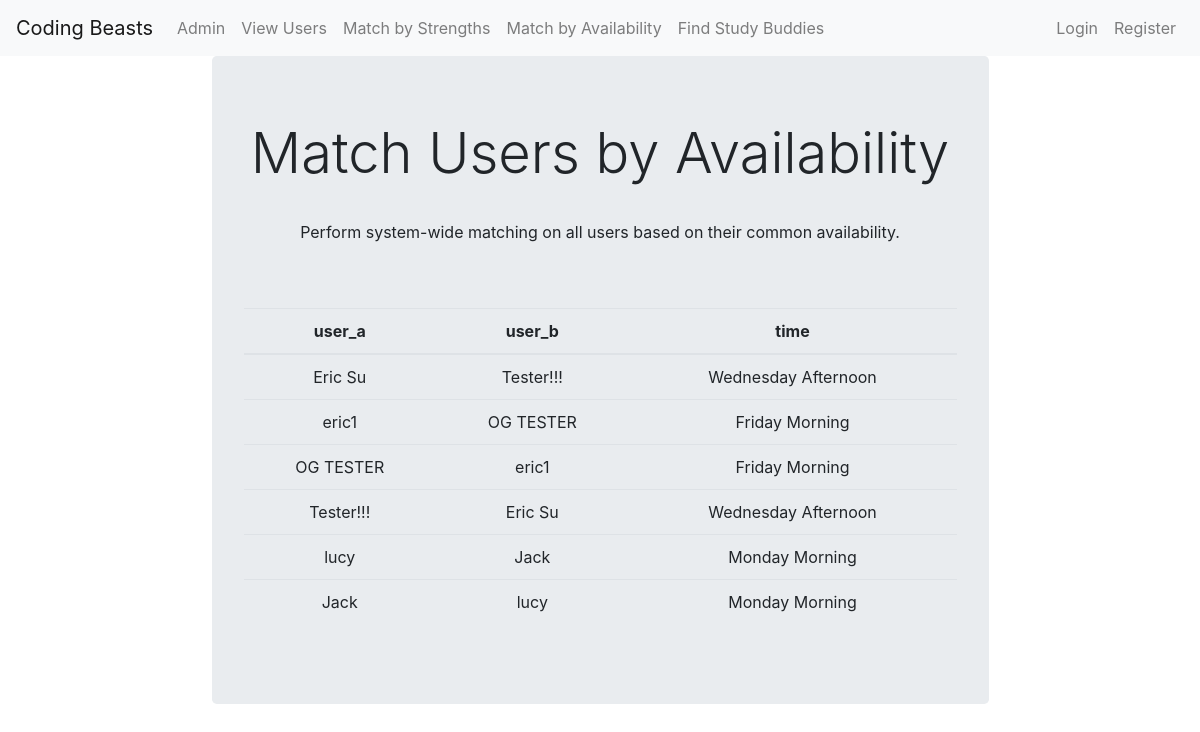
Page /matches/time/ on the earlier database version.
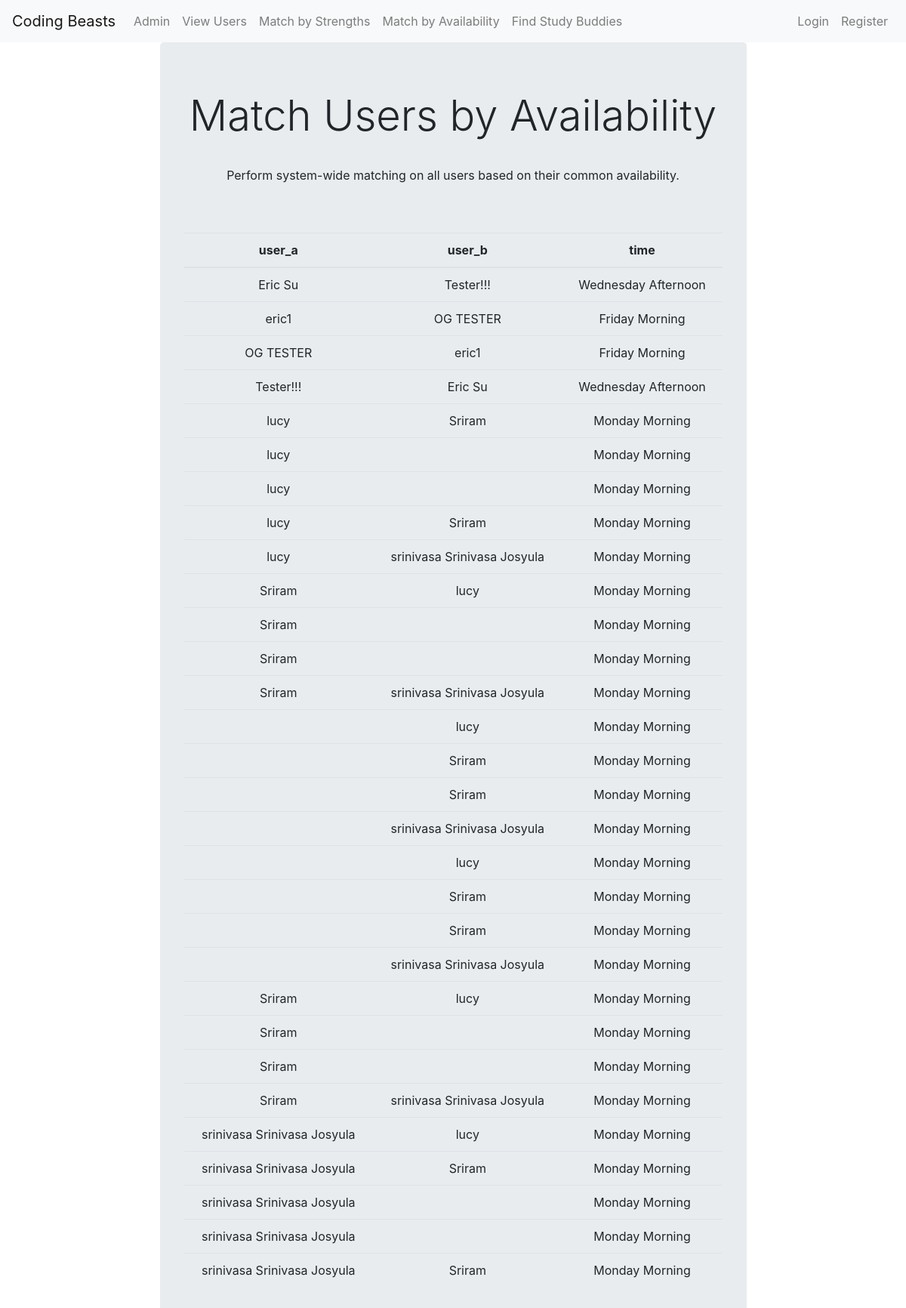
Same page on the later database version.
### sbuddy/models.py (models this page shows, shortened)
class Profile(models.Model):
    STRENGTH_CHOICES = (
        ('--------', '--------'),
        ('Mathematics','Mathematics'),
        ('Chemistry','Chemistry'),
        ('Physics','Physics'),
        ('Computer Science','Computer Science'),
        ('Economics','Economics'),
        )
    SCHEDULE_CHOICES = [
        ("Monday Morning", "Monday Morning"),
        ("Monday Afternoon", "Monday Afternoon"),
        ("Tuesday Morning", "Tuesday Morning"),
        ("Tuesday Afternoon", "Tuesday Afternoon"),
        ("Wednesday Morning", "Wednesday Morning"),
        ("Wednesday Afternoon", "Wednesday Afternoon"),
        ("Thursday Morning", "Thursday Morning"),
        ("Thursday Afternoon", "Thursday Afternoon"),
        ("Friday Morning", "Friday Morning"),
        ("Friday Afternoon", "Friday Afternoon"),
    ]
    user = models.OneToOneField(User, on_delete=models.CASCADE)
    image = models.ImageField(default='default.jpg', upload_to='profile_pics')
    name = models.CharField(max_length=100, blank=False, default='')
    meetingURL = models.CharField(max_length=100, blank=False, default='')
    strengths = models.CharField(
        max_length=255,
        choices=STRENGTH_CHOICES,
        default='')
    weaknesses = models.CharField(
        max_length=255,
        choices=STRENGTH_CHOICES,
        default='')
    availability = models.CharField(
        max_length=50,
        choices=SCHEDULE_CHOICES,
        default='Monday Morning',
    )
    phone_number = models.CharField(max_length=20)

### sbuddy/views.py (the view)
# urls.py: path('matches/time/', views.match_users_by_availability, name='match_time'),
def match_users_by_availability(request):
    users = Profile.objects.all()
    matches = []
    for user_a in users:
        for user_b in users:
            if user_b.name != user_a.name:
                if user_a.availability == user_b.availability:
                    match = (user_a, user_b)
                    matches.append(match)
    return render(request, 'sbuddy/matches_time.html', {'matches': matches})

### sbuddy/templates/sbuddy/matches_time.html (shortened to what this page needs)
{% extends 'sbuddy/base.html' %}
{% load bootstrap4 %}
{% block content %}
<body>
    <div class="form jumbotron mid">
        <h1 class="text-center display-4" style="padding-bottom:25px"> Match Users by Availability</h1>
        <p>Perform system-wide matching on all users based on their common availability.</p>
        <br>
        <br>
        <table class="table">
            <thead>
                <tr>
                <th class="text-center">user_a</th>
                <th class="text-center">user_b</th>
                <th class="text-center">time</th>
                </tr>
            </thead>
            <tbody>
                {% for match in matches %}
                <tr>
                    <td class="text-center">{{ match.0.name }}</td>
                    <td class="text-center">{{ match.1.name }}</td>
                    <td class="text-center">{{ match.1.availability }}</td>
                </tr>
                {% endfor %}
            </tbody>
        </table>
    </div>
</body>
</head>
{% endblock %}

Differences in the rows shown:
removed Profile: name "Jack", name "lucy", availability "Monday Morning"
now on one of the page's lists (row unchanged): Profile: name "lucy", availability "Monday Morning", name "Sriram", name "srinivasa Srinivasa Josyula"
computed for Profile (number 5 of 10 on the later page): name "Jack" → "Sriram"
added Profile: name "Sriram", name "lucy", availability "Monday Morning", name "srinivasa Srinivasa Josyula"
added Profile: name "lucy", availability "Monday Morning", name "Sriram", name "srinivasa Srinivasa Josyula"
added Profile: name "lucy", availability "Monday Morning", name "Sriram", name "srinivasa Srinivasa Josyula"
added Profile: name "Sriram", name "lucy", availability "Monday Morning", name "srinivasa Srinivasa Josyula"
added Profile: name "srinivasa Srinivasa Josyula", name "lucy", availability "Monday Morning", name "Sriram"
